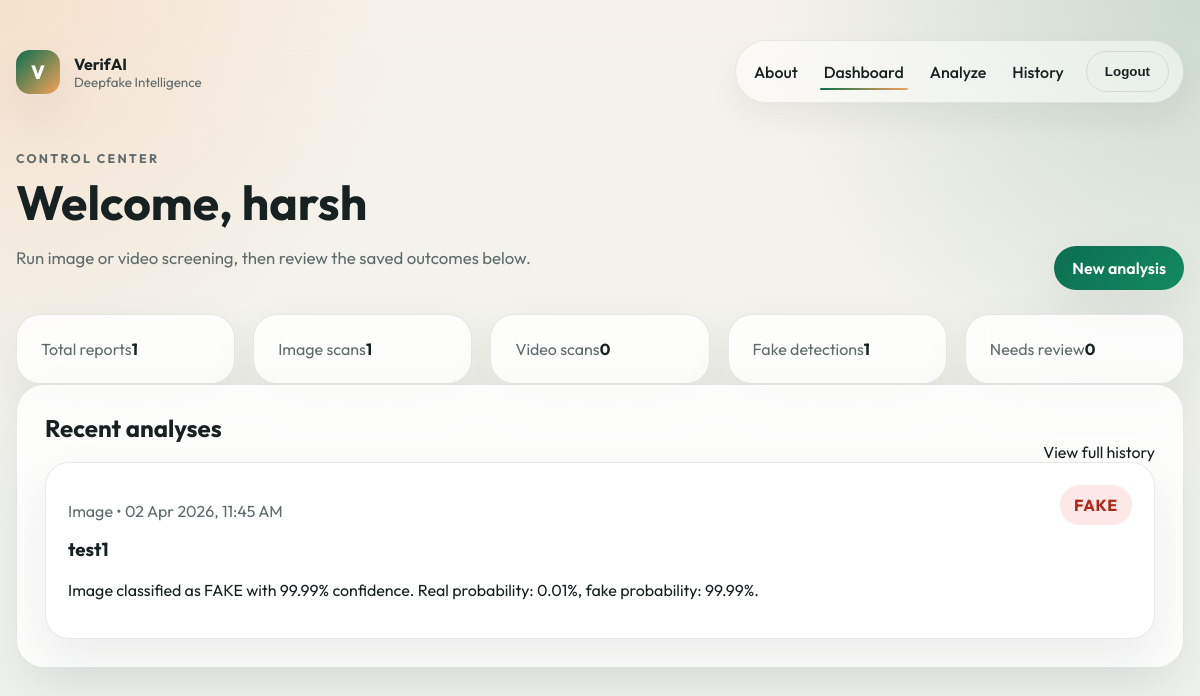
The app's page /dashboard/ (signed in) with its own data.
### detector/models.py (models this page shows, shortened)
class DetectionRecord(models.Model):
    FILE_TYPE_CHOICES = [
        ('image', 'Image'),
        ('video', 'Video'),
    ]
    RESULT_CHOICES = [
        ('real', 'Real'),
        ('fake', 'Fake'),
        ('uncertain', 'Uncertain'),
    ]
    user = models.ForeignKey(
        settings.AUTH_USER_MODEL,
        on_delete=models.CASCADE,
        related_name='detections',
    )
    title = models.CharField(max_length=120)
    file_type = models.CharField(max_length=10, choices=FILE_TYPE_CHOICES)
    uploaded_file = models.FileField(upload_to='uploads/%Y/%m/%d/')
    result = models.CharField(max_length=10, choices=RESULT_CHOICES)
    confidence = models.FloatField()
    summary = models.TextField(blank=True)
    notes = models.TextField(blank=True)
    created_at = models.DateTimeField(auto_now_add=True)
    class Meta:
        ordering = ['-created_at']

### detector/views.py (the view)
# urls.py: path('dashboard/', dashboard, name='dashboard'),
@login_required
def dashboard(request):
    records = DetectionRecord.objects.filter(user=request.user)[:6]
    stats = {
        'total': DetectionRecord.objects.filter(user=request.user).count(),
        'images': DetectionRecord.objects.filter(user=request.user, file_type='image').count(),
        'videos': DetectionRecord.objects.filter(user=request.user, file_type='video').count(),
        'fake': DetectionRecord.objects.filter(user=request.user, result='fake').count(),
        'uncertain': DetectionRecord.objects.filter(user=request.user, result='uncertain').count(),
    }
    return render(request, 'detector/dashboard.html', {'records': records, 'stats': stats})

### templates/detector/dashboard.html (shortened to what this page needs)
{% extends 'base.html' %}
{% block content %}
<section class="section-head">
    <div>
        <p class="eyebrow">Control center</p>
        <h1>Welcome, {{ user.username }}</h1>
        <p class="lead">Run image or video screening, then review the saved outcomes below.</p>
    </div>
    <a class="primary-button" href="{% url 'detect' %}">New analysis</a>
</section>
<section class="stats-grid">
    <article class="stat-card"><span>Total reports</span><strong>{{ stats.total }}</strong></article>
    <article class="stat-card"><span>Image scans</span><strong>{{ stats.images }}</strong></article>
    <article class="stat-card"><span>Video scans</span><strong>{{ stats.videos }}</strong></article>
    <article class="stat-card"><span>Fake detections</span><strong>{{ stats.fake }}</strong></article>
    <article class="stat-card"><span>Needs review</span><strong>{{ stats.uncertain }}</strong></article>
</section>
<section class="panel">
    <div class="panel-header">
        <h2>Recent analyses</h2>
        <a href="{% url 'history' %}">View full history</a>
    </div>
    {% if records %}
        <div class="history-list">
            {% for record in records %}
                <article class="history-card">
                    <div>
                        <p class="meta">{{ record.get_file_type_display }} &bull; {{ record.created_at|date:"d M Y, h:i A" }}</p>
                        <h3>{{ record.title }}</h3>
                        <p>{{ record.summary }}</p>
                    </div>
                    <span class="result-pill {{ record.result }}">{{ record.result|upper }}</span>
                </article>
            {% endfor %}
        </div>
    {% else %}
        <p class="empty-state">No analyses yet. Upload your first file to generate a report.</p>
    {% endif %}
</section>
{% endblock %}

### static/css/styles.css (style rules this page uses)
:root { --bg: #f4f1ea; --surface: rgba(255, 255, 255, 0.82); --surface-strong: #ffffff; --ink: #172121; --muted: #5f6b6d; --primary: #0b6e4f; --primary-dark: #074c37; --accent: #f4a259; --danger: #b42318; --danger-bg: #fce8e6; --success-bg: #e8f7ef; --border: rgba(23, 33, 33, 0.1); --shadow: 0 20px 50px rgba(23, 33, 33, 0.08); }
* { box-sizing: border-box; }
body { margin: 0; font-family: "Outfit", sans-serif; color: var(--ink); background: radial-gradient(circle at top left, rgba(244, 162, 89, 0.22), transparent 28%), radial-gradient(circle at top right, rgba(11, 110, 79, 0.18), transparent 30%), linear-gradient(180deg, #f6f2eb 0%, #eef3ef 100%); min-height: 100vh; }
a { color: inherit; text-decoration: none; }
.brand small, .meta, .muted-copy, .lead, .eyebrow, .stat-card span { color: var(--muted); }
.primary-link, .primary-button, .ghost-button { border-radius: 999px; padding: 12px 18px; font-weight: 600; border: none; cursor: pointer; transition: transform 0.2s ease, box-shadow 0.2s ease, background 0.2s ease; }
.primary-link, .primary-button { background: linear-gradient(135deg, var(--primary), #138a62); color: white; box-shadow: var(--shadow); }
.hero-copy, .hero-card, .form-card, .panel, .result-card, .stat-card, .feature-card, .history-card { background: var(--surface); backdrop-filter: blur(18px); border: 1px solid var(--border); box-shadow: var(--shadow); }
.hero-copy h1, .hero-card h1, .section-head h1 { margin: 0 0 12px; font-size: clamp(2rem, 4vw, 4rem); line-height: 1.02; }
.lead { font-size: 1.05rem; line-height: 1.7; }
.feature-grid, .stats-grid { display: grid; grid-template-columns: repeat(auto-fit, minmax(180px, 1fr)); gap: 18px; }
.feature-card, .stat-card { border-radius: 24px; padding: 24px; }
.feature-card h3, .history-card h3, .panel h2, .form-card h2, .result-card h2 { margin-top: 0; }
.section-head, .panel-header { display: flex; justify-content: space-between; align-items: end; gap: 16px; }
.section-head { margin: 12px 0 24px; }
.form-card, .result-card, .panel { border-radius: 28px; padding: 28px; }
.history-list { display: grid; gap: 16px; }
.history-card { display: flex; justify-content: space-between; gap: 16px; border-radius: 24px; padding: 22px; }
.result-pill { align-self: start; border-radius: 999px; padding: 10px 14px; font-weight: 700; letter-spacing: 0.05em; }
.result-pill.fake { background: var(--danger-bg); color: var(--danger); }
.eyebrow { text-transform: uppercase; letter-spacing: 0.18em; font-size: 0.78rem; font-weight: 700; margin-bottom: 12px; }

### records on screen
DetectionRecord: file_type "Image", created_at "02 Apr 2026, 11:45 AM", title "test1", summary "Image classified as FAKE with 99.99% confidence. Real probability: 0.01%, fake probability: 99.99%.", result "FAKE"

### other values on screen
{{ user.username }} "harsh"
{{ stats.total }} "1"
{{ stats.images }} "1"
{{ stats.videos }} "0"
{{ stats.fake }} "1"
{{ stats.uncertain }} "0"
